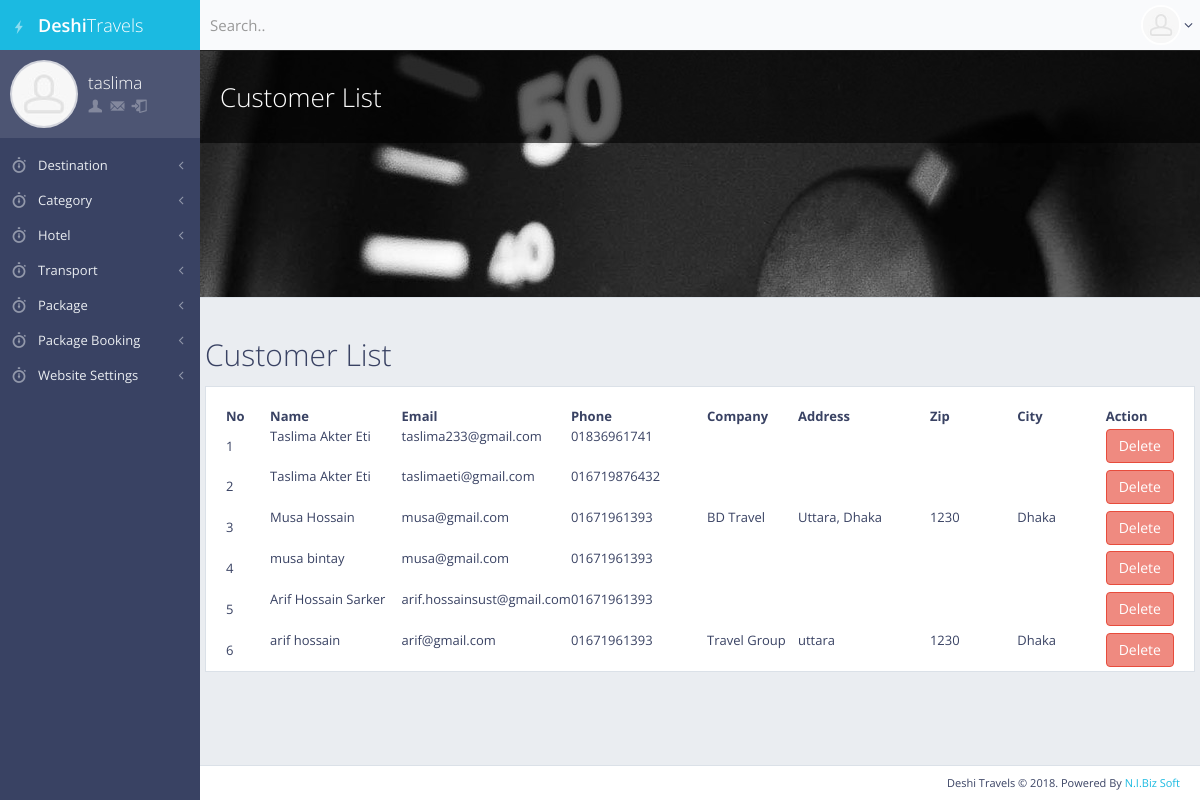
Page /admin/customer.php (signed in) on the committed database.
### tables this page shows
CREATE TABLE `tbl_user` (
  `id` int(11) NOT NULL,
  `name` varchar(150) NOT NULL,
  `username` varchar(50) NOT NULL,
  `email` varchar(100) NOT NULL,
  `phone` varchar(50) NOT NULL,
  `password` varchar(50) NOT NULL,
  `companyName` varchar(200) NOT NULL,
  `address` text NOT NULL,
  `zip` varchar(50) NOT NULL,
  `city` varchar(50) NOT NULL
);

### lib/Database.php (called while the page is built, shortened)
<?php
Class Database{
	public $host   = DB_HOST;
	public $user   = DB_USER;
	public $pass   = DB_PASS;
	public $dbname = DB_NAME;
	public $link;
	private function connectDB(){
	$this->link = new mysqli($this->host, $this->user, $this->pass, $this->dbname);
 }
	public function select($query){
		$result = $this->link->query($query) or die($this->link->error.__LINE__);
		if($result->num_rows > 0){
			return $result;
		} else {
			return false;
		}
	}
}

### admin/customer.php (the view, shortened to what this page needs)
 <?php include 'inc/header.php'; ?>
 <div id="page-content">
     <div class="content-header content-header-media">
         <div class="header-section">
             <div class="row">
                 <div class="col-md-4 col-lg-6 hidden-xs hidden-sm">
                     <h1>Customer List</h1>
                 </div>
             </div>
         </div>
         <img src="img/placeholders/headers/dashboard_header.jpg" alt="header image" class="animation-pulseSlow">
     </div>
     <div class="row">
       <div class="box round first grid">
         <h2>Customer List</h2>
         <div class="block">
             <table class="data display datatable" id="example">
                 <thead>
                     <tr>
                         <th width="5%">No</th>
                         <th width="15%">Name</th>
                         <th width="15%">Email</th>
                         <th width="15%">Phone</th>
                         <th width="10%">Company</th>
                         <th width="15%">Address</th>
                         <th width="10%">Zip</th>
                         <th width="10%">City</th>
                         <th width="5%">Action</th>
                     </tr>
                 </thead>
                  <?php
                     $query = "SELECT * FROM tbl_user ORDER BY id DESC";
                     $csmrlist = $db->select($query);
                     if ($csmrlist) {
                         $i = 0;
                         while ($result = $csmrlist->fetch_assoc()) {
                             $i++;
                  ?>
                 <tbody>
                     <tr class="odd gradeX">
                         <td><?php echo $i; ?></td>
                         <td><p><?php echo $result['name']; ?></p></td>
                         <td><p><?php echo $result['email']; ?></p></td>
                         <td><p><?php echo $result['phone']; ?></p></td>
                         <td><p><?php echo $result['companyName']; ?></p></td>
                         <td><p><?php echo $result['address']; ?></p></td>
                         <td><p><?php echo $result['zip']; ?></p></td>
                         <td><p><?php echo $result['city']; ?></p></td>
                         <td><a class="btn btn-danger" onclick="return confirm('Are you Sure to Delete!');" href="?delcat=<?php echo $result['id']; ?>">Delete</a></td>
                     </tr>
                 </tbody>
                 <?php   }  } ?>
             </table>
        </div>
     </div>
 </div>
 </div>
<?php include 'inc/footer.php'; ?>

### admin/css/main.css (style rules this page uses)
body { font-family: "Open Sans", "Helvetica Neue", Helvetica, Arial, sans-serif; color: #394263; font-size: 13px; background-color: #222222; }
#page-content { padding: 10px 5px 1px; background-color: #eaedf1; }
.content-header { background-color: #ffffff; border-top: 1px solid #eaedf1; border-bottom: 1px solid #dbe1e8; }
.content-header h1, .content-header h2 { margin: 0; font-size: 26px; line-height: 32px; }
.header-section { padding: 30px 10px; }
.content-header, .content-top { margin: -10px -5px 10px; }
.content-header-media { position: relative; height: 248px; overflow: hidden; border-top-color: #222222; }
.content-header-media .header-section { z-index: 200; position: absolute; top: 0; left: 0; right: 0; color: #ffffff; background: rgba(0, 0, 0, 0.6); }
.content-header-media > img { position: absolute; top: 0; left: 50%; width: 2560px; height: 248px; margin-left: -1280px; }
.block { margin: 0 0 10px; padding: 20px 15px 1px; background-color: #ffffff; border: 1px solid #dbe1e8; }
h1, h2, h3, h4, h5, h6, .h1, .h2, .h3, .h4, .h5, .h6 { font-family: "Open Sans", "Helvetica Neue", Helvetica, Arial, sans-serif; font-weight: 300; }
h1, h2, h3 { margin-bottom: 15px; }
.text-primary, .text-primary:hover, a, a:hover, a:focus, a.text-primary, a.text-primary:hover, a.text-primary:focus { color: #1bbae1; }
p { line-height: 1.6; }
.btn { margin: 1px 0; background-color: #ffffff; }
.btn-danger { background-color: #ef8a80; border-color: #e74c3c; color: #ffffff; }
p, .table, .alert, .carousel { margin-bottom: 20px; }
@media screen and (min-width: 768px) { #page-content { padding: 20px 20px 1px; } }
@media screen and (min-width: 768px) { .header-section, .breadcrumb-top, .block, .block.full, .modal-body, #page-content + footer { padding-left: 20px; padding-right: 20px; } }
@media screen and (min-width: 768px) { .content-header, .content-top, .breadcrumb-top { margin: -20px -20px 20px; } }
@media screen and (min-width: 768px) { .block, .widget { margin-bottom: 20px; } }
@media screen and (min-width: 768px) { .data { width: 100%; } }

### rows in the picture
tbl_user: name "Taslima Akter Eti", email "taslima233@gmail.com", phone "01836961741"
tbl_user: name "Taslima Akter Eti", email "taslimaeti@gmail.com", phone "016719876432"
tbl_user: name "Musa Hossain", email "musa@gmail.com", phone "01671961393", companyName "BD Travel", address "Uttara, Dhaka", zip "1230", city "Dhaka"
tbl_user: name "musa bintay", email "musa@gmail.com", phone "01671961393"
tbl_user: name "Arif Hossain Sarker", email "arif.hossainsust@gmail.com", phone "01671961393"
tbl_user: name "arif hossain", email "arif@gmail.com", phone "01671961393", companyName "Travel Group", address "uttara", zip "1230", city "Dhaka"

### other values in the picture
Session::get('user_name') "taslima"
